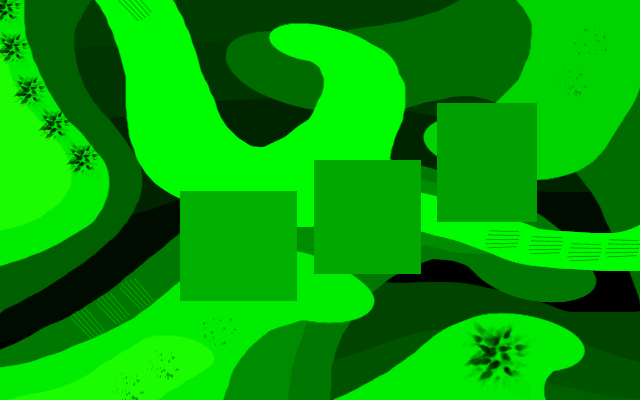
%> input picture Image_Processing_prt2/Thresholding5.jpg, 640 x 400 px
$ octave zad2_3.m   (GNU Octave 9; MATLAB toolbox functions it lacks are replaced by stand-ins)
%> lines starting %> are read from the running program, lines starting %| are printed output that depends on the picture; in (x1, y1, x2, y2) boxes, pixels count from 0 and x2, y2 are one past the last pixel; in counts of white or black regions, pixels touching at a corner belong together; the program's own positions count from 1
clc
close all
clear all

im = imread('Thresholding5.jpg');
%> im is the input picture: size 400x640x3 uint8; mean R, G, B 1.6, 160.5, 0.3

img = rgb2gray(im);
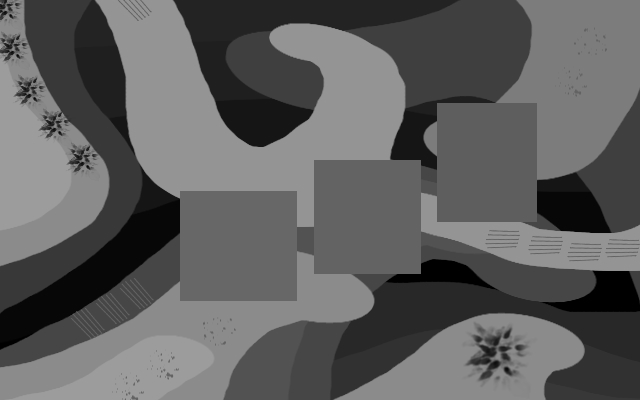
%> img: size 400x640 uint8; min 0, max 157, mean 94.6
threshold = 110/256 + 0.01;
imbw = im2bw(img,threshold);
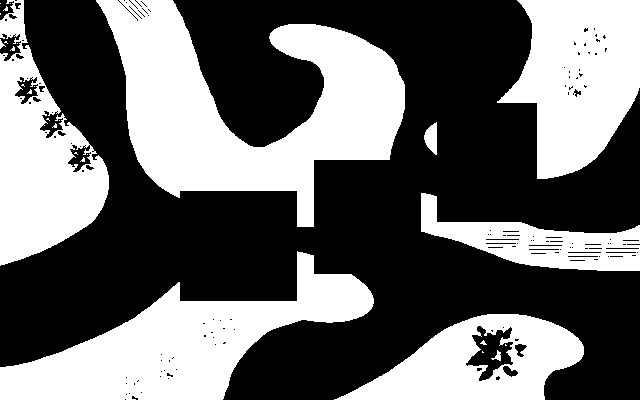
%> imbw: size 400x640 logical; 41.7% white; 28 white regions (19 under 20 px), largest, box (x1, y1, x2, y2) and area: (96, 0, 405, 227) 32571, (0, 251, 374, 400) 22758, (497, 0, 640, 179) 17086
imbw = not(imbw);

one = bwmorph(imbw,'bothat',100);
%> one: size 400x640 logical; 0.27% white in thin lines or dots
two = bwmorph(imbw,'remove',5);
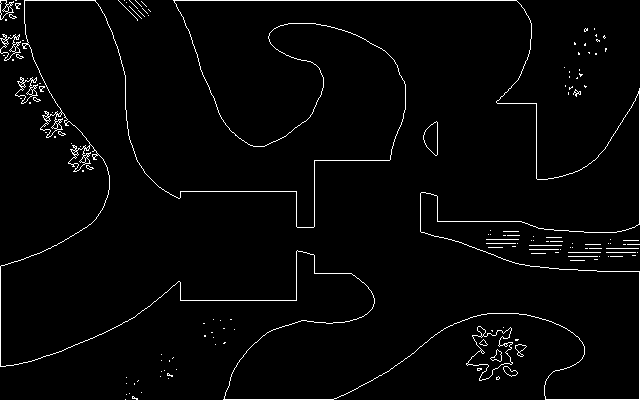
%> two: size 400x640 logical; 2.5% white in thin lines or dots
three = bwmorph(imbw,'skel',100);
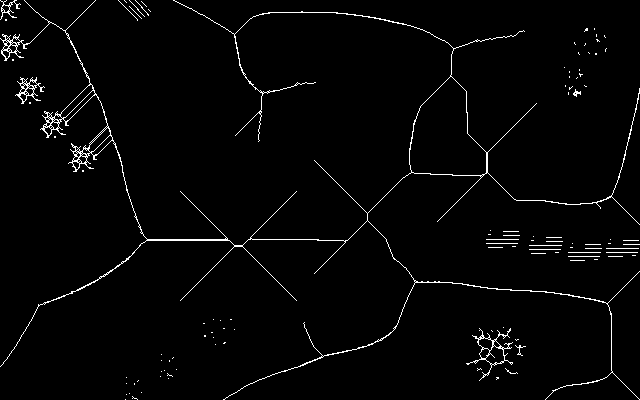
%> three: size 400x640 logical; 2.2% white in thin lines or dots
four = bwmorph(imbw,'thicken',10);
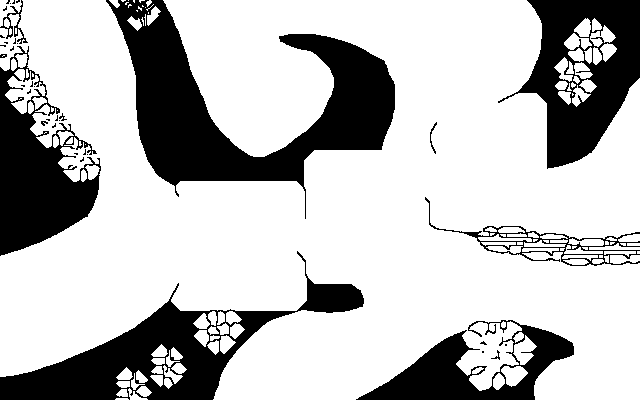
%> four: size 400x640 logical; 74% white; 38 black regions (26 under 20 px), largest, box (x1, y1, x2, y2) and area: (106, 0, 395, 219) 21999, (0, 251, 364, 400) 13908, (498, 0, 640, 169) 11521
five = bwmorph(imbw,'thin',20);
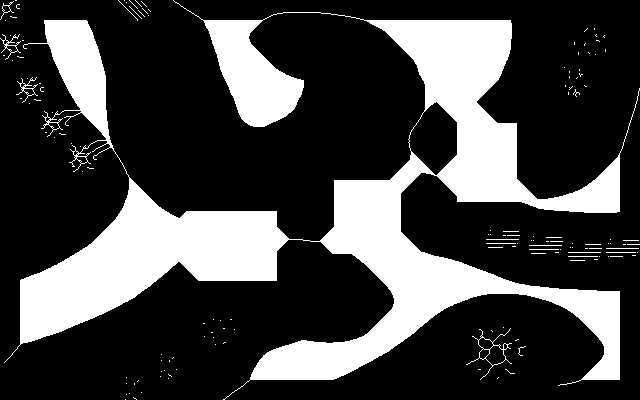
%> five: size 400x640 logical; 26.8% white; 143 white regions (129 under 20 px), largest, box (x1, y1, x2, y2) and area: (4, 0, 640, 400) 67427, (466, 328, 512, 380) 192, (0, 34, 21, 60) 106
six = bwmorph(imbw,'tophat',1);
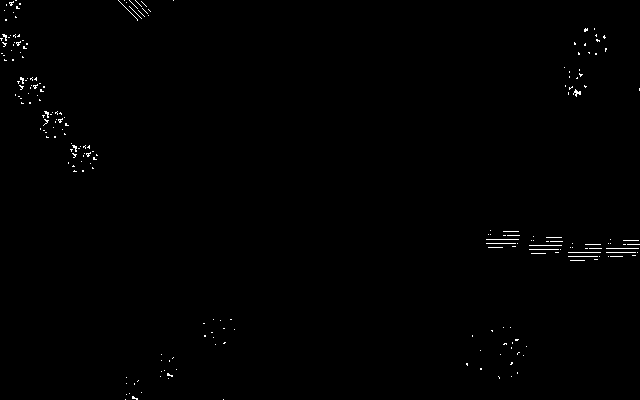
%> six: size 400x640 logical; 0.48% white in thin lines or dots


imshow(imbw)
subplot(3,3,1)
imshow(imbw)
title('orginal')
subplot(3,3,2)
imshow(one)
title('bothat')
subplot(3,3,3)
imshow(two)
title('remove_')
subplot(3,3,4)
imshow(three)
title('skel')
subplot(3,3,5)
imshow(four)
title('thicken')
subplot(3,3,6)
imshow(five)
title('thin')
subplot(3,3,8)
imshow(six)
title('tophat')
